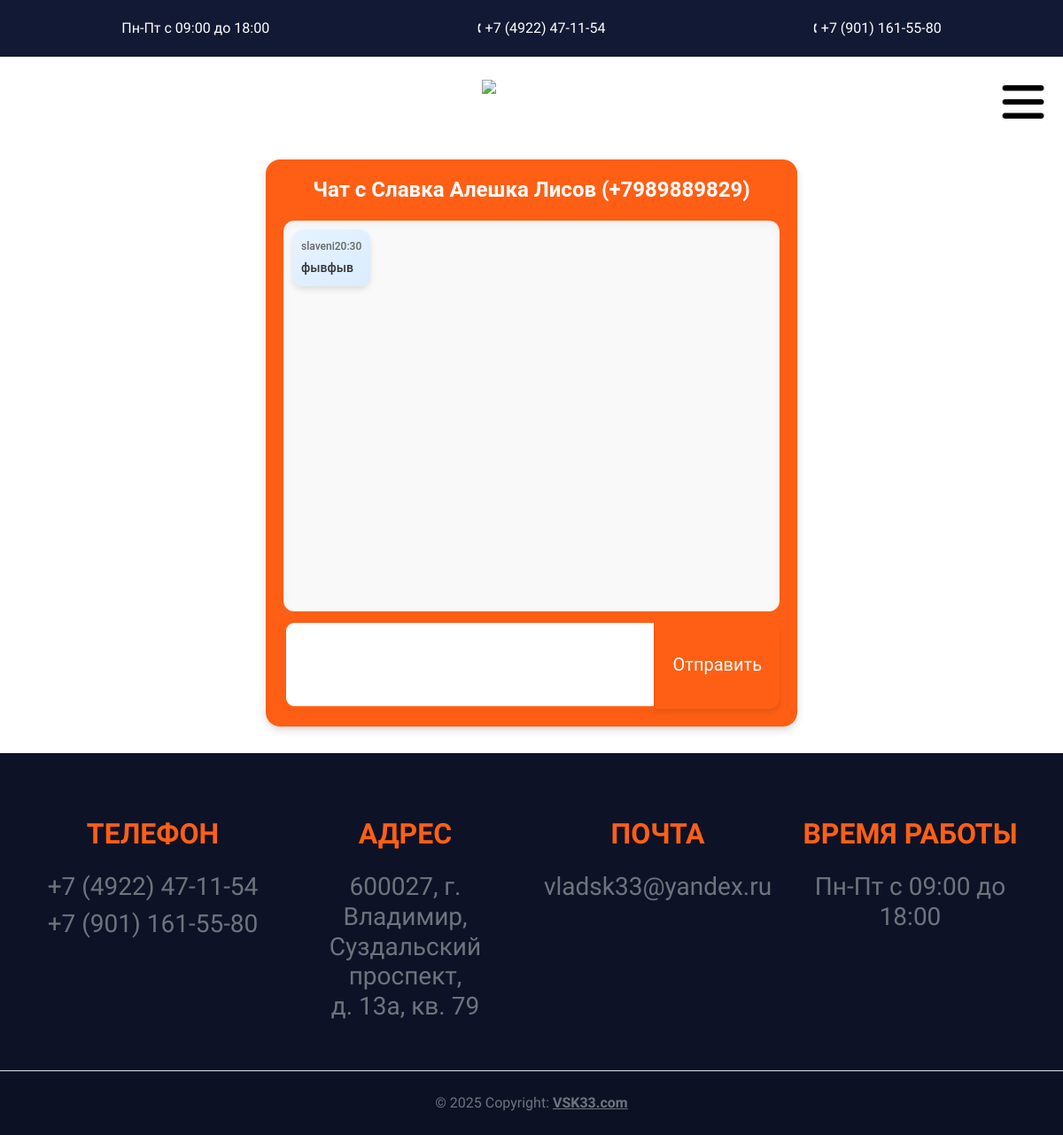
Page /chatadm/1/ (signed in) on the committed database.
### base/models.py (models this page shows, shortened)
class Feedback(models.Model):
    name = models.CharField(max_length=100, verbose_name='Имя')
    email = models.EmailField(verbose_name='Электронная почта')
    phone_number = models.CharField(max_length=15, verbose_name='Номер телефона', blank=True, null=True)
    message = models.TextField(verbose_name='Сообщение')
    status = models.CharField(max_length=20, choices=STATUS_CHOICES, default='new', verbose_name='Статус')
    created_at = models.DateTimeField(default=timezone.now, verbose_name='Дата создания')
    cancellation_reason = models.TextField(blank=True, null=True, verbose_name='Причина отмены')
    user = models.ForeignKey(User, on_delete=models.CASCADE, blank=True, null=True)
    class Meta:
        verbose_name = 'Заявки'
        verbose_name_plural = 'Заявки'

class Chat(models.Model):
    feedback = models.ForeignKey(Feedback, on_delete=models.CASCADE)
    user = models.ForeignKey(User, on_delete=models.CASCADE)
    message = models.TextField()
    created_at = models.DateTimeField(auto_now_add=True)
    class Meta:
        verbose_name = 'Чаты'
        verbose_name_plural = 'Чаты'

### base/views.py (the view)
# urls.py: path('chatadm/<int:feedback_id>/', chat_view, name='chat_view'),
@user_passes_test(lambda u: u.is_staff)
def chat_view(request, feedback_id):
    feedback = get_object_or_404(Feedback, id=feedback_id)
    chats = Chat.objects.filter(feedback=feedback).order_by('created_at')
    if request.method == 'POST':
        form = ChatForm(request.POST)
        if form.is_valid():
            chat_message = form.save(commit=False)
            chat_message.feedback = feedback
            chat_message.user = request.user
            chat_message.save()
            return redirect('chat_view', feedback_id=feedback.id)
    else:
        form = ChatForm()
    return render(request, 'chat.html', {'feedback': feedback, 'chats': chats, 'form': form})

### base/forms.py
class ChatForm(forms.ModelForm):
    class Meta:
        model = Chat
        fields = ['message']

### base/templates/chat.html (shortened to what this page needs)
{% extends 'base.html' %}
{% load static %}
{% block content %}
<link rel="stylesheet" type="text/css" href="{% static 'css/chats.css' %}">
<div class="chat-container">
    <h1 class="chat-title">Чат с {{ feedback.name }} ({{ feedback.phone_number }})</h1>
    <div class="message-list">
        {% for chat in chats %}
            <div class="message {% if chat.user == request.user %} outgoing {% else %} incoming {% endif %}">
                <div class="message-header">
                    <span class="username">{{ chat.user.username }}</span>
                    <span class="timestamp">{{ chat.created_at|date:"H:i" }}</span>
                </div>
                <div class="message-content">{{ chat.message }}</div>
            </div>
        {% endfor %}
    </div>
    <form id="message-form" method="post" class="message-form">
        <div class="input-group">
            {{ form.message }}
            <button type="submit" class="send-button">Отправить</button>
        </div>
    </form>
</div>
{% endblock %}

### base/static/css/base.css (style rules this page uses)
body { font-family: 'Montserrat Alternates', sans-serif; font-weight: 500; margin: 0; overflow-x: hidden; }

### base/static/css/index.css (style rules this page uses)
body { background-color: #ffffff; }

### base/static/css/chats.css (style rules this page uses)
.chat-container { max-width: 600px; margin: 30px auto; padding: 20px; font-family: 'Roboto', Arial, sans-serif; border-radius: 16px; background: linear-gradient(145deg, #FF5F15, #FF5F15); box-shadow: 0 4px 10px rgba(0, 0, 0, 0.1), 0 4px 10px rgba(0, 0, 0, 0.05); display: flex; flex-direction: column; height: 80vh; }
.chat-title { text-align: center; margin-bottom: 20px; font-size: 24px; color: white; font-weight: bold; }
.message-list { flex: 1; overflow-y: auto; border-radius: 12px; padding: 10px; background-color: #f9f9f9; box-shadow: inset 0 4px 10px rgba(0, 0, 0, 0.05); }
.message { margin-bottom: 15px; padding: 10px; border-radius: 12px; clear: both; position: relative; word-wrap: break-word; }
.incoming { background: linear-gradient(145deg, #e7f3ff, #d9ecff); float: left; max-width: 70%; box-shadow: 0 4px 6px rgba(0, 0, 0, 0.1); }
.message-header { display: flex; justify-content: space-between; font-size: 12px; color: #666; margin-bottom: 5px; }
.message-content { font-size: 14px; color: #333; line-height: 1.5; }
.message-form { display: flex; align-items: center; margin-top: 10px; gap: 10px; }
.input-group { display: flex; width: 100%; align-items: center; }
textarea { flex-grow: 1; padding: 12px; border: 3px #FF5F15 solid; border-radius: 12px; font-size: 14px; resize: none; min-height: 40px; max-height: 100px; background: #ffffff; box-shadow: 0 4px 6px rgba(0, 0, 0, 0.05); transition: all 0.3s ease; }
.send-button { padding: 10px 20px; height: 100px; background-color: #FF5F15; color: white; border: none; border-radius: 12px; cursor: pointer; font-size: 20px; transition: all 0.3s ease; box-shadow: 0 4px 6px rgba(0, 0, 0, 0.1); }

### rows in the picture
Feedback: name "Славка Алешка Лисов", phone_number "+7989889829"
Chat: user.username "slaveni", created_at "20:30", message "фывфыв"
